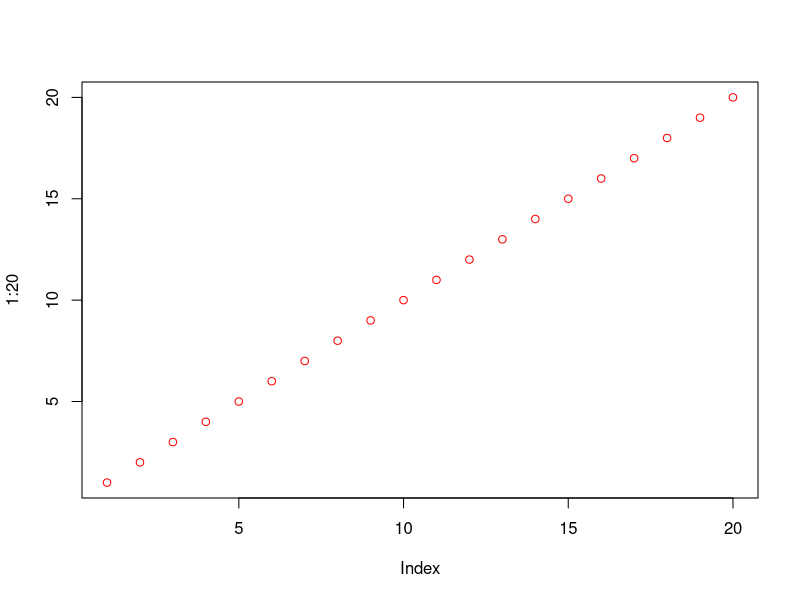

Write R code to recreate this figure.
## ---- chunk 1
vec <- 1:20
plot(1:20, col="red")
